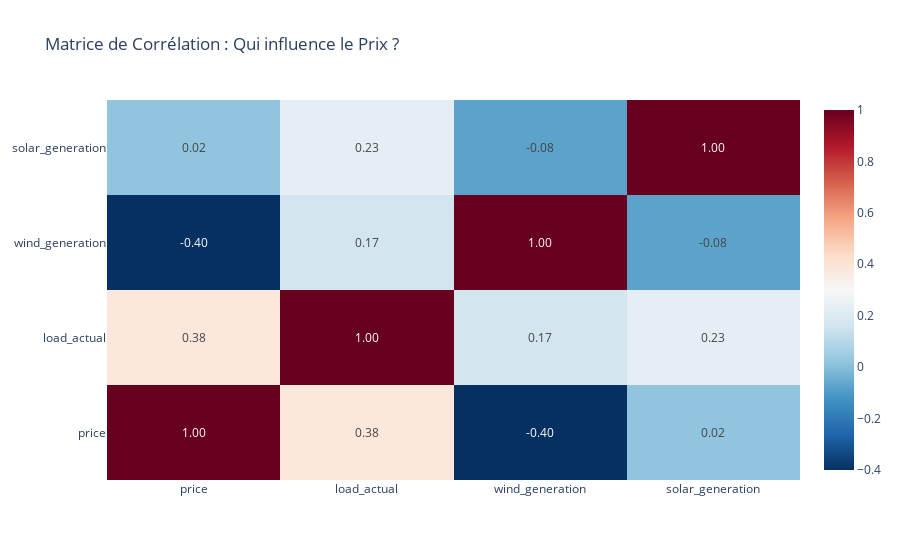

Notebook code cell kept with this figure:
### Code cell
# ### 4.4. Visualisations Avancées (Propositions Spécifiques)

# --- A. Matrice de Corrélation (Heatmap) ---
# Insight : Visualiser les relations positives (Rouge) et négatives (Bleu)
corr = df_dk[['price', 'load_actual', 'wind_generation', 'solar_generation']].corr()

fig = px.imshow(
    corr,
    text_auto=".2f",
    aspect="auto",
    title="Matrice de Corrélation : Qui influence le Prix ?",
    color_continuous_scale="RdBu_r", # Rouge = Positif, Bleu = Négatif
    origin='lower'
)
fig.show()

### Figure 1 — Plotly figure (JSON) as saved in the notebook; plotly's stock layout.template omitted (floating-point values rounded to 4 significant figures)
{"data": [{"coloraxis": "coloraxis", "hovertemplate": "x: %{x}<br>y: %{y}<br>color: %{z}<extra></extra>", "name": "0", "texttemplate": "%{z:.2f}", "type": "heatmap", "x": ["price", "load_actual", "wind_generation", "solar_generation"], "xaxis": "x", "y": ["price", "load_actual", "wind_generation", "solar_generation"], "yaxis": "y", "z": [[1.0, 0.3822, -0.4002, 0.01832], [0.3822, 1.0, 0.1682, 0.2338], [-0.4002, 0.1682, 1.0, -0.07563], [0.01832, 0.2338, -0.07563, 1.0]]}], "layout": {"coloraxis": {"colorscale": [[0, "rgb(5,48,97)"], [0.1, "rgb(33,102,172)"], [0.2, "rgb(67,147,195)"], [0.3, "rgb(146,197,222)"], [0.4, "rgb(209,229,240)"], [0.5, "rgb(247,247,247)"], [0.6, "rgb(253,219,199)"], [0.7, "rgb(244,165,130)"], [0.8, "rgb(214,96,77)"], [0.9, "rgb(178,24,43)"], [1, "rgb(103,0,31)"]]}, "title": {"text": "Matrice de Corrélation : Qui influence le Prix ?"}, "xaxis": {"anchor": "y", "domain": [0, 1]}, "yaxis": {"anchor": "x", "autorange": true, "domain": [0, 1]}}}
